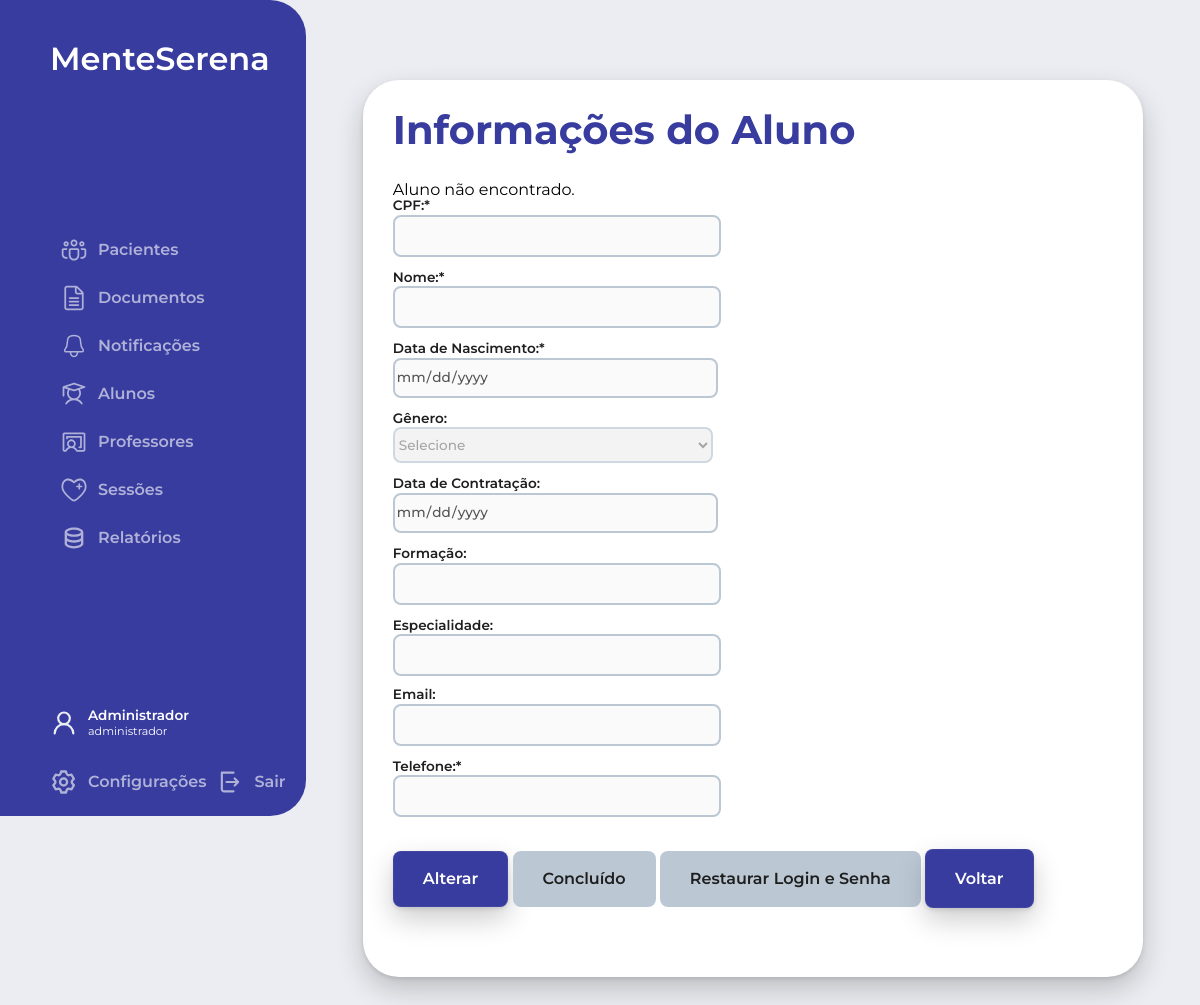
/php/acessarAlunos.php?id=3 (signed in), run on an earlier commit of the app's database.
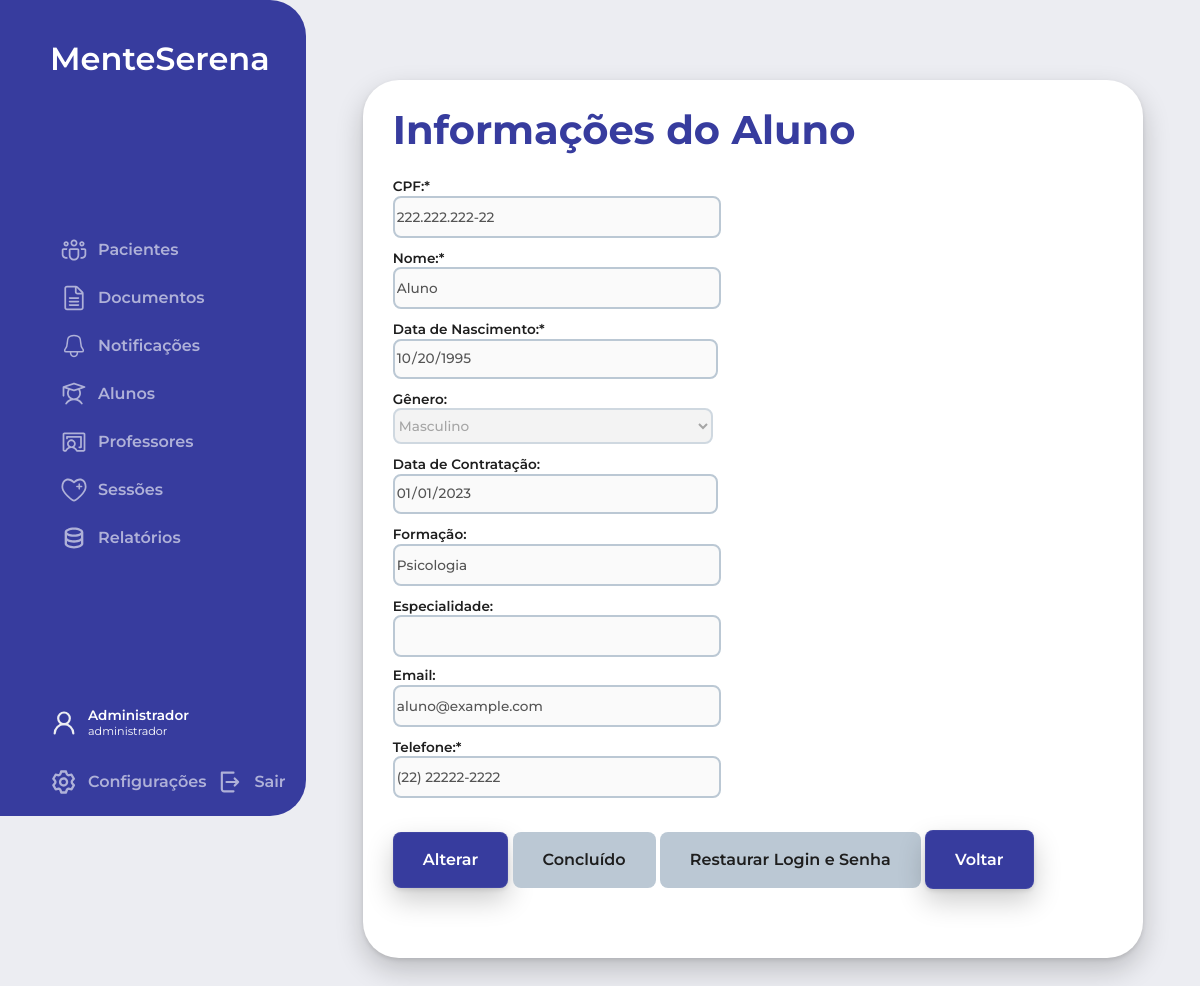
And on a later commit of the database.
### tables this page shows
CREATE TABLE Usuarios (
    id_usuario INT AUTO_INCREMENT PRIMARY KEY,
    cpf VARCHAR(14) NOT NULL,
    nome VARCHAR(50) NOT NULL,
    data_nascimento DATE NOT NULL,
    genero ENUM('Masculino', 'Feminino', 'Outro') NOT NULL,
    data_contratacao DATE NOT NULL,
    formacao VARCHAR(50) NOT NULL,
    tipo_usuario ENUM('aluno', 'professor', 'administrador') NOT NULL,
    especialidade VARCHAR(20),
    email VARCHAR(50) NOT NULL,
    telefone VARCHAR(15) NOT NULL,
    login VARCHAR(20) NOT NULL,
    senha VARCHAR(255) NOT NULL,
    ativo BOOLEAN NOT NULL
);

### php/acessarAlunos.php (the view, shortened to what this page needs)
<?php
include('../config.php');
$idAluno = isset($_GET['id']) ? $_GET['id'] : '';
$erro_acesso = '';
$sucesso_acesso = '';
$queryAluno = "SELECT * FROM Usuarios WHERE id_usuario = ? AND tipo_usuario = 'aluno'";
$stmtAluno = mysqli_prepare($conn, $queryAluno);
mysqli_stmt_bind_param($stmtAluno, "i", $idAluno);
mysqli_stmt_execute($stmtAluno);
$resultAluno = mysqli_stmt_get_result($stmtAluno);
$aluno = mysqli_fetch_assoc($resultAluno);
if (!$aluno) {
    $erro_acesso = "Aluno não encontrado.";
}
?>
<!DOCTYPE html>
<html lang="pt-br">
<head>
  <link rel="stylesheet" href="../estilo.css">
  <link rel="stylesheet" href="../css/sidebar.css">
  <link rel="stylesheet" href="../css/mainContent.css">
</head>
<body>
  <div class="body_section">
    <?php include('sidebar.php'); ?>
    <main>
      <div class="main_title"><h2>Informações do Aluno</h2></div>
      <div class="content">
        <?php if (!empty($erro_acesso)): ?>
          <div class="error"><?php echo $erro_acesso; ?></div>
        <?php elseif (!empty($sucesso_acesso)): ?>
          <div class="success"><?php echo $sucesso_acesso; ?></div>
        <?php endif; ?>
        <form class="main_form" action="acessarAlunos.php?id=<?php echo $idAluno; ?>" method="post">
          <div class="form_group">
            <div class="form_input">
              <label for="cpf">CPF:*</label>
              <input type="text" name="cpf" id="cpf" value="<?php echo $aluno['cpf']; ?>" disabled>
            </div>
            <div class="form_input">
              <label for="nome">Nome:*</label>
              <input type="text" name="nome" id="nome" value="<?php echo $aluno['nome']; ?>" disabled>
            </div>
            <div class="form_input">
              <label for="data_nascimento">Data de Nascimento:*</label>
              <input type="date" name="data_nascimento" id="data_nascimento" value="<?php echo $aluno['data_nascimento']; ?>" disabled>
            </div>
            <div class="form_input">
              <label for="genero">Gênero:</label>
              <select name="genero" id="genero" disabled>
                <option value="">Selecione</option>
                <option value="Masculino" <?php echo ($aluno['genero'] == 'Masculino') ? 'selected' : ''; ?>>Masculino</option>
              </select>
            </div>
            <div class="form_input">
              <label for="data_contratacao">Data de Contratação:</label>
              <input type="date" name="data_contratacao" id="data_contratacao" value="<?php echo $aluno['data_contratacao']; ?>" disabled>
            </div>
            <div class="form_input">
              <label for="formacao">Formação:</label>
              <input type="text" name="formacao" id="formacao" value="<?php echo $aluno['formacao']; ?>" disabled>
            </div>
            <div class="form_input">
              <label for="especialidade">Especialidade:</label>
              <input type="text" name="especialidade" id="especialidade" value="<?php echo $aluno['especialidade']; ?>" disabled>
            </div>
            <div class="form_input">
              <label for="email">Email:</label>
              <input type="text" name="email" id="email" value="<?php echo $aluno['email']; ?>" disabled>
            </div>
            <div class="form_input">
              <label for="telefone">Telefone:*</label>
              <input type="text" name="telefone" id="telefone" value="<?php echo $aluno['telefone']; ?>" disabled>
            </div>
          </div>
          <div class="form_group full_width">
            <button type="button" id="alterarBtn" class="botao_azul text_button">Alterar</button>
            <button type="submit" id="concluidoBtn" class="botao_azul text_button" name="botao" value="Concluído" disabled>Concluído</button>
            <button type="submit" id="restaurarLoginBtn" class="botao_azul text_button" name="botao" value="Restaurar Login e Senha" disabled>Restaurar Login e Senha</button>
            <a href="mainContent.php?tipo=alunos" class="botao_azul text_button">Voltar</a>
          </div>
        </form>
      </div>
    </main>
  </div>
</body>
</html>

What changed in the data, as far as the page shows it:
now on this page (row edited): usuarios: cpf "222.222.222-22", nome "Aluno", data_nascimento "10/20/1995", genero "Masculino", data_contratacao "01/01/2023", formacao "Psicologia", email "aluno@example.com", telefone "(22) 22222-2222"
Also different on the page:
$erro_acesso: "Aluno não encontrado." → (not shown)
form field genero: "Selecione" → (not shown)
